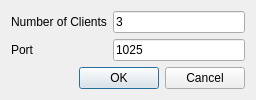
<?xml version="1.0" encoding="UTF-8"?>
<ui version="4.0">
 <class>Dialog</class>
 <widget class="QDialog" name="Dialog">
  <property name="geometry">
   <rect>
    <x>0</x>
    <y>0</y>
    <width>256</width>
    <height>95</height>
   </rect>
  </property>
  <property name="windowTitle">
   <string>Buzzer - Configuration</string>
  </property>
  <layout class="QVBoxLayout" name="verticalLayout">
   <item>
    <layout class="QFormLayout" name="formLayout">
     <item row="0" column="0">
      <widget class="QLabel" name="label">
       <property name="text">
        <string>Number of Clients</string>
       </property>
       <property name="buddy">
        <cstring>numClients</cstring>
       </property>
      </widget>
     </item>
     <item row="0" column="1">
      <widget class="QLineEdit" name="numClients">
       <property name="text">
        <string>3</string>
       </property>
       <property name="maxLength">
        <number>2</number>
       </property>
      </widget>
     </item>
     <item row="1" column="0">
      <widget class="QLabel" name="label_2">
       <property name="text">
        <string>Port</string>
       </property>
       <property name="buddy">
        <cstring>port</cstring>
       </property>
      </widget>
     </item>
     <item row="1" column="1">
      <widget class="QLineEdit" name="port">
       <property name="text">
        <string>1025</string>
       </property>
       <property name="maxLength">
        <number>5</number>
       </property>
      </widget>
     </item>
    </layout>
   </item>
   <item>
    <widget class="QDialogButtonBox" name="buttonBox">
     <property name="orientation">
      <enum>Qt::Horizontal</enum>
     </property>
     <property name="standardButtons">
      <set>QDialogButtonBox::Cancel|QDialogButtonBox::Ok</set>
     </property>
    </widget>
   </item>
  </layout>
 </widget>
 <resources/>
 <connections>
  <connection>
   <sender>buttonBox</sender>
   <signal>accepted()</signal>
   <receiver>Dialog</receiver>
   <slot>accept()</slot>
   <hints>
    <hint type="sourcelabel">
     <x>248</x>
     <y>254</y>
    </hint>
    <hint type="destinationlabel">
     <x>157</x>
     <y>274</y>
    </hint>
   </hints>
  </connection>
  <connection>
   <sender>buttonBox</sender>
   <signal>rejected()</signal>
   <receiver>Dialog</receiver>
   <slot>reject()</slot>
   <hints>
    <hint type="sourcelabel">
     <x>316</x>
     <y>260</y>
    </hint>
    <hint type="destinationlabel">
     <x>286</x>
     <y>274</y>
    </hint>
   </hints>
  </connection>
 </connections>
</ui>
